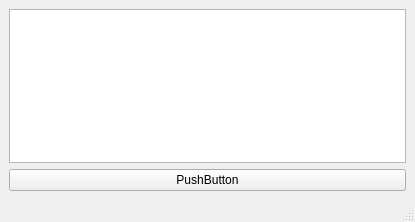
<?xml version="1.0" encoding="UTF-8"?>
<ui version="4.0">
 <class>MainWindow</class>
 <widget class="QMainWindow" name="MainWindow">
  <property name="geometry">
   <rect>
    <x>0</x>
    <y>0</y>
    <width>415</width>
    <height>222</height>
   </rect>
  </property>
  <property name="windowTitle">
   <string>MainWindow</string>
  </property>
  <widget class="QWidget" name="centralwidget">
   <layout class="QVBoxLayout" name="verticalLayout">
    <item>
     <widget class="QListWidget" name="listWidget"/>
    </item>
    <item>
     <widget class="QPushButton" name="pushButton">
      <property name="text">
       <string>PushButton</string>
      </property>
     </widget>
    </item>
   </layout>
  </widget>
  <widget class="QMenuBar" name="menubar">
   <property name="geometry">
    <rect>
     <x>0</x>
     <y>0</y>
     <width>415</width>
     <height>20</height>
    </rect>
   </property>
  </widget>
  <widget class="QStatusBar" name="statusbar"/>
 </widget>
 <resources/>
 <connections/>
</ui>
